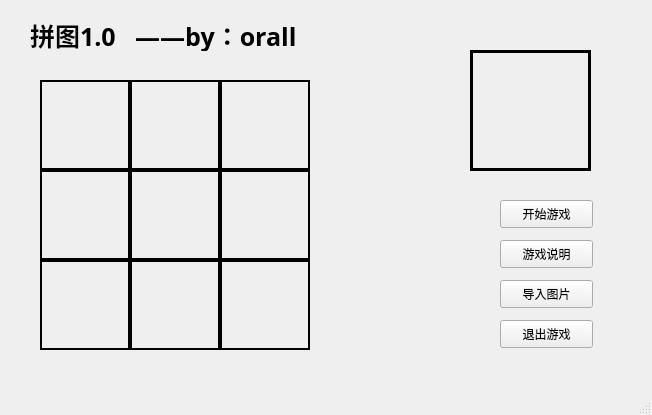
<?xml version="1.0" encoding="UTF-8"?>
<ui version="4.0">
 <class>MainWindow</class>
 <widget class="QMainWindow" name="MainWindow">
  <property name="geometry">
   <rect>
    <x>0</x>
    <y>0</y>
    <width>652</width>
    <height>415</height>
   </rect>
  </property>
  <property name="windowTitle">
   <string>拼图          ——by：orall</string>
  </property>
  <widget class="QWidget" name="centralwidget">
   <widget class="QPushButton" name="pushButton">
    <property name="geometry">
     <rect>
      <x>500</x>
      <y>200</y>
      <width>93</width>
      <height>28</height>
     </rect>
    </property>
    <property name="font">
     <font>
      <family>华文琥珀</family>
     </font>
    </property>
    <property name="text">
     <string>开始游戏</string>
    </property>
   </widget>
   <widget class="QPushButton" name="pushButton_2">
    <property name="geometry">
     <rect>
      <x>500</x>
      <y>240</y>
      <width>93</width>
      <height>28</height>
     </rect>
    </property>
    <property name="font">
     <font>
      <family>华文琥珀</family>
     </font>
    </property>
    <property name="text">
     <string>游戏说明</string>
    </property>
   </widget>
   <widget class="QLabel" name="label">
    <property name="geometry">
     <rect>
      <x>30</x>
      <y>20</y>
      <width>361</width>
      <height>31</height>
     </rect>
    </property>
    <property name="font">
     <font>
      <family>华文新魏</family>
      <pointsize>19</pointsize>
      <weight>75</weight>
      <italic>false</italic>
      <bold>true</bold>
     </font>
    </property>
    <property name="layoutDirection">
     <enum>Qt::LeftToRight</enum>
    </property>
    <property name="styleSheet">
     <string notr="true"/>
    </property>
    <property name="text">
     <string>拼图1.0   ——by：orall</string>
    </property>
   </widget>
   <widget class="QPushButton" name="pushButton_3">
    <property name="geometry">
     <rect>
      <x>500</x>
      <y>280</y>
      <width>93</width>
      <height>28</height>
     </rect>
    </property>
    <property name="font">
     <font>
      <family>华文琥珀</family>
     </font>
    </property>
    <property name="text">
     <string>导入图片</string>
    </property>
   </widget>
   <widget class="QLabel" name="label_2">
    <property name="geometry">
     <rect>
      <x>470</x>
      <y>50</y>
      <width>121</width>
      <height>121</height>
     </rect>
    </property>
    <property name="font">
     <font>
      <family>方正舒体</family>
     </font>
    </property>
    <property name="styleSheet">
     <string notr="true">border-width: 3px;
border-style: solid;
border-color: rgb(0, 0, 0)</string>
    </property>
    <property name="text">
     <string/>
    </property>
   </widget>
   <widget class="QLabel" name="label_3">
    <property name="geometry">
     <rect>
      <x>40</x>
      <y>80</y>
      <width>90</width>
      <height>90</height>
     </rect>
    </property>
    <property name="styleSheet">
     <string notr="true">border-width: 2px;
border-style: solid;
border-color: rgb(0,0,0)</string>
    </property>
    <property name="text">
     <string/>
    </property>
   </widget>
   <widget class="QLabel" name="label_4">
    <property name="geometry">
     <rect>
      <x>130</x>
      <y>80</y>
      <width>90</width>
      <height>90</height>
     </rect>
    </property>
    <property name="styleSheet">
     <string notr="true">border-width: 2px;
border-style: solid;
border-color: rgb(0, 0, 0)</string>
    </property>
    <property name="text">
     <string/>
    </property>
   </widget>
   <widget class="QLabel" name="label_5">
    <property name="geometry">
     <rect>
      <x>220</x>
      <y>80</y>
      <width>90</width>
      <height>90</height>
     </rect>
    </property>
    <property name="styleSheet">
     <string notr="true">border-width: 2px;
border-style: solid;
border-color: rgb(0, 0, 0)</string>
    </property>
    <property name="text">
     <string/>
    </property>
   </widget>
   <widget class="QLabel" name="label_7">
    <property name="geometry">
     <rect>
      <x>130</x>
      <y>170</y>
      <width>90</width>
      <height>90</height>
     </rect>
    </property>
    <property name="styleSheet">
     <string notr="true">border-width: 2px;
border-style: solid;
border-color: rgb(0, 0, 0)</string>
    </property>
    <property name="text">
     <string/>
    </property>
   </widget>
   <widget class="QLabel" name="label_6">
    <property name="geometry">
     <rect>
      <x>40</x>
      <y>170</y>
      <width>90</width>
      <height>90</height>
     </rect>
    </property>
    <property name="styleSheet">
     <string notr="true">border-width:2px;
border-style: solid;
border-color: rgb(0, 0, 0)</string>
    </property>
    <property name="text">
     <string/>
    </property>
   </widget>
   <widget class="QLabel" name="label_8">
    <property name="geometry">
     <rect>
      <x>220</x>
      <y>170</y>
      <width>90</width>
      <height>90</height>
     </rect>
    </property>
    <property name="styleSheet">
     <string notr="true">border-width: 2px;
border-style: solid;
border-color: rgb(0, 0, 0)</string>
    </property>
    <property name="text">
     <string/>
    </property>
   </widget>
   <widget class="QLabel" name="label_10">
    <property name="geometry">
     <rect>
      <x>130</x>
      <y>260</y>
      <width>90</width>
      <height>90</height>
     </rect>
    </property>
    <property name="styleSheet">
     <string notr="true">border-width: 2px;
border-style: solid;
border-color: rgb(0, 0, 0)</string>
    </property>
    <property name="text">
     <string/>
    </property>
   </widget>
   <widget class="QLabel" name="label_9">
    <property name="geometry">
     <rect>
      <x>40</x>
      <y>260</y>
      <width>90</width>
      <height>90</height>
     </rect>
    </property>
    <property name="styleSheet">
     <string notr="true">border-width: 2px;
border-style: solid;
border-color: rgb(0, 0, 0)</string>
    </property>
    <property name="text">
     <string/>
    </property>
   </widget>
   <widget class="QLabel" name="label_11">
    <property name="geometry">
     <rect>
      <x>220</x>
      <y>260</y>
      <width>90</width>
      <height>90</height>
     </rect>
    </property>
    <property name="styleSheet">
     <string notr="true">border-width: 2px;
border-style: solid;
border-color: rgb(0, 0, 0)</string>
    </property>
    <property name="text">
     <string/>
    </property>
   </widget>
   <widget class="QPushButton" name="pushButton_4">
    <property name="geometry">
     <rect>
      <x>500</x>
      <y>320</y>
      <width>93</width>
      <height>28</height>
     </rect>
    </property>
    <property name="font">
     <font>
      <family>华文琥珀</family>
     </font>
    </property>
    <property name="text">
     <string>退出游戏</string>
    </property>
   </widget>
  </widget>
  <widget class="QMenuBar" name="menubar">
   <property name="geometry">
    <rect>
     <x>0</x>
     <y>0</y>
     <width>652</width>
     <height>26</height>
    </rect>
   </property>
  </widget>
  <widget class="QStatusBar" name="statusbar"/>
 </widget>
 <resources/>
 <connections/>
</ui>
